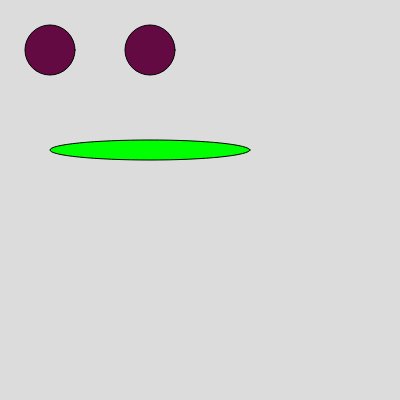
Frame 1 (no input)
Frame 60 (no input): identical to frame 1, image omitted
Frame 120 (the mouse pressed at the canvas centre since frame 60): identical to frame 1, image omitted

The p5.js sketch that drew this single still picture (run headless with seeded random() and noise() and a simulated clock; from frame 60 on, the mouse is pressed at the canvas centre):

// p5.js sketch
// ── sketch.js
function setup () {
    createCanvas(400, 400);
    }

    function draw () {
        background(220);

        //eyes
        fill(100, 10, 67);
        circle (50,50,50);
        circle (150,50,50); 

        //mouth
        fill(0,255,0,255);
        ellipse(150,150,200,20);
    }
